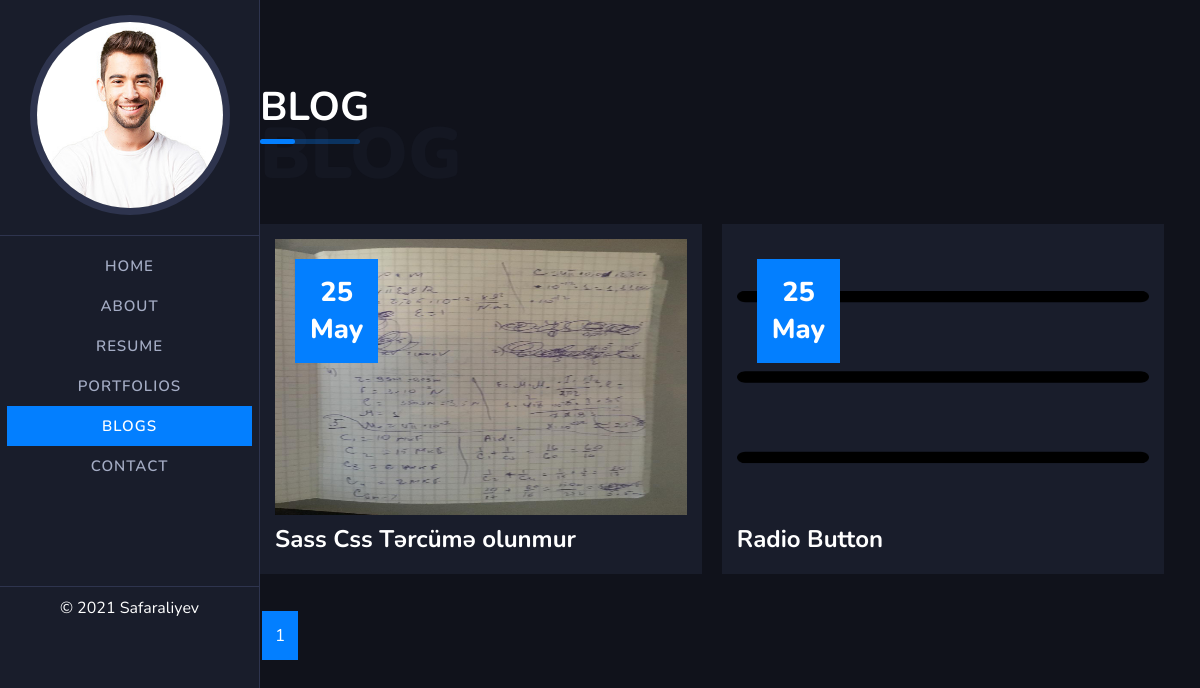
/blog/, run on an earlier commit of the app's database.
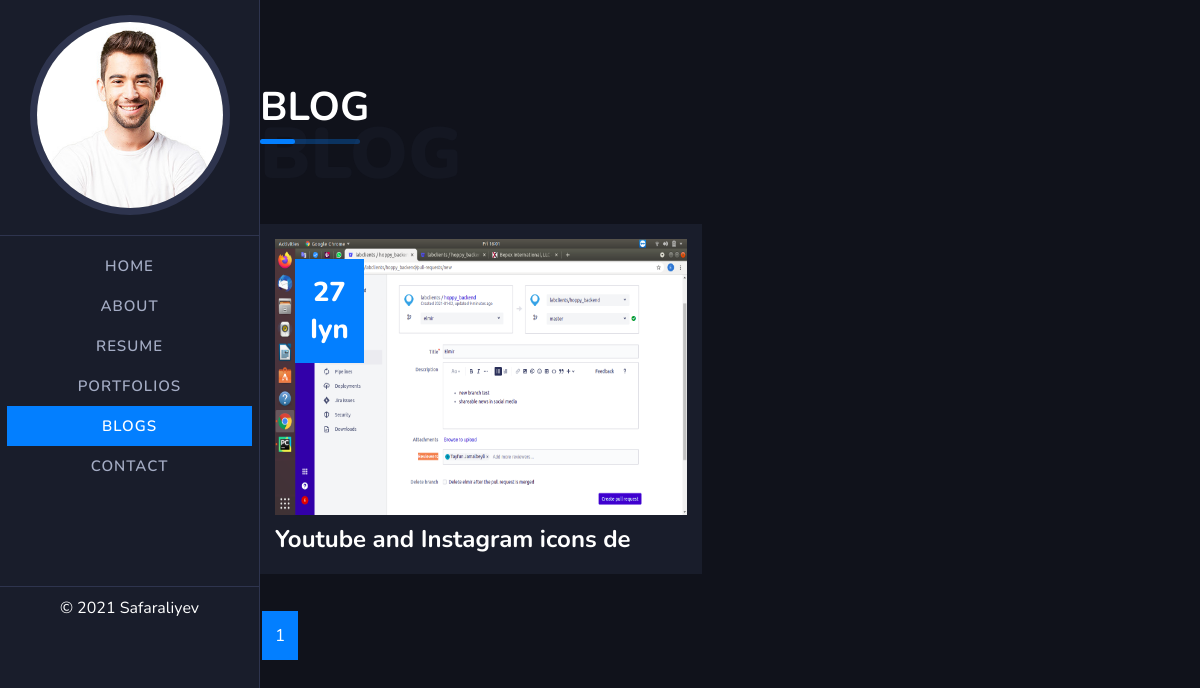
And on a later commit of the database.
### blog/models.py (models this page shows, shortened)
class Blog(models.Model):
    title = CharField(max_length=30)
    slug = SlugField(max_length=50, null=True, blank=True)
    img = ImageField(upload_to='images')
    text = RichTextField()
    date = DateField(auto_now_add=True)
    def get_absolute_url(self):
        return reverse("single_blog", kwargs={"slug": self.slug})

### blog/views.py (the view)
# urls.py: 2. Add a URL to urlpatterns:  path('blog/', include('blog.urls'))
def blog(request):
    blogs = Blog.objects.all()
    paginator = Paginator(blogs,4)
    page_number = request.GET.get('page')
    page_obj =paginator.get_page(page_number)
    context = {
        'blog_page': 'active',
        'page_obj':page_obj
    }
    return render(request,'blog.html', context)

### templates/blog.html (shortened to what this page needs)
{% extends 'layout.html' %}
{% block links %}
{% load static %}
<link rel="stylesheet" href="{% static 'css/about.css' %}">
<link rel="stylesheet" href="{% static 'css/blog.css' %}">
{% endblock links %}
{% block content %}
<main>
    <div class="content">
        <section id="blog">
            <div class="blog">
                <div class="title">
                    <h1>BLOG</h1>
                    <span>BLOG</span>
                </div>
                <div class="blog-container">
                    {% for blog in page_obj %}
                    <div class="blog-box">
                        <a href="{{blog.get_absolute_url}}">
                            <div class="img">
                                <div class="date">{{blog.date |date:"d"}}<p>{{blog.date |date:"M"}}</p>
                                </div>
                                <img src="{{blog.img.url}}" alt="">
                            </div>
                            <h1>{{blog.title}}</h1>
                        </a>
                    </div>
                    {% endfor %}
                </div>
                <div class="pagination">
                    {% for page in page_obj.paginator.page_range  %}
                    {% if page is page_obj.number %}
                    <a href="" class="active">{{page}}</a>
                    {% else %}
                    <a href="?page={{page}}">{{page}}</a>
                    {% endif %}
                    {% endfor %}
                </div>
            </div>
        </section>
    </div>
</main>
{% endblock content %}

### templates/layout.html (shortened to what this page needs)
{% load static %}
<!DOCTYPE html>
<html lang="en">
<head>
    <link rel="stylesheet" href="{% static 'css/main.css' %}">
    <link rel="stylesheet" href="{% static 'css/responsive.css' %}">
    <link rel="stylesheet" href="{% static 'css/pj.css' %}">
    <link rel="stylesheet" href="{% static 'css/home.css' %}">
    {% block links %}
    {% endblock links %}
    <link rel="stylesheet" href="https://cdnjs.cloudflare.com/ajax/libs/font-awesome/5.15.3/css/all.min.css">
    <link rel="stylesheet" href="https://cdn.jsdelivr.net/npm/bootstrap-icons@1.5.0/font/bootstrap-icons.css">
</head>
<body>
    <div class="main">
        <header>
            <div class="profile-img">
                <div class="img">
                    <img src="{% static 'img/pp.jpg' %}" alt="">
                </div>
            </div>
            <div class="menu-main">
                <ul>
                    <a href="{% url 'index' %}" class="{{home_page}}"><li class="{{home_page}}">HOME</li></a>
                    <a href="{% url 'about' %}" class="{{about_page}}"><li class="{{about_page}}">ABOUT</li></a>
                    <a href="{% url 'resume' %}" class="{{resume_page}}"><li class="{{resume_page}}">RESUME</li></a>
                    <a href="{% url 'portfolio' %}" class="{{portfolio_page}}"><li class="{{portfolio_page}}">PORTFOLIOS</li></a>
                    <a href="{% url 'blog' %}" class="{{blog_page}}"><li class="{{blog_page}}">BLOGS</li></a>
                    <a href="{% url 'contact' %}" class="{{contact_page}}" ><li class="{{contact_page}}">CONTACT</li></a>
                </ul>
            </div>
            <div class="copy-right">
                © 2021 Safaraliyev
            </div>
        </header>
        {% block content %}
        {% endblock content %}
    </div>
</body>
</html>

### static/css/main.css (style rules this page uses)
* { margin: 0; padding: 0; box-sizing: border-box; }
ul { list-style-type: none; }
a { text-decoration: none; }
header { width: 260px; height: 100vh; background-color: #191d2b; color: white; position: fixed; z-index: 10000; border-right: 1px solid #2e344e; transition: 1s; overflow-y: scroll; }
header .profile-img { border-bottom: 1px solid #2e344e; }
header .profile-img .img { margin: 15px auto 20px auto; height: 200px; width: 200px; overflow: hidden; border-radius: 50%; border: 7px solid #2e344e ; }
header .profile-img .img img { width: 100%; height: 100%; }
header .menu-main { padding: 10px 7px 20px 7px; }
header .menu-main ul li.active { background-color: #037fff; }
header .menu-main ul a.active { color: white; }
header .menu-main ul li { text-align: center; padding: 10px 0; position: relative; overflow: hidden; cursor: pointer; }
header .menu-main ul li::before { content: ''; display: block; position: absolute; width: 245px; height: 40px; left: -100%; top: 2px; opacity: 0.8; background-color: rgba(3,127,255,.2); }
header .menu-main ul a { font-size: .94rem; letter-spacing: 1px; padding: 5px 0; color: #a4acc4; font-weight: 600; font-family: 'Nunito', sans-serif; }
header .copy-right { text-align: center; margin-top: 80px; padding: 10px; border-top: 1px solid #2e344e; }
main { width: 100%; height: 100vh; }
main .content { margin-left: 260px; }

### static/css/home.css (style rules this page uses)
section { position: relative; }

### static/css/about.css (style rules this page uses)
body { background-color: #10121b; color: white; font-family: Nunito, sans-serif; }
.title { position: relative; }
.title h1 { font-size: 2.5rem; position: relative; font-family: Nunito, sans-serif; padding-bottom: 10px; }
.title h1::before, .title h1:after { content: ""; position: absolute; left: 0; top: auto; bottom: 0; height: 5px; border-radius: 100px; }
.title h1::before { width: 100px; background: rgba(3,127,255,.3); }
.title h1:after { width: 35px; background: #037fff; }
.title span { font-size: 4.5rem; transform: translateY(-40%); font-weight: 900; position: absolute; top: 100%; display: inline-block; z-index: -1; left: 0%; color: rgba(25,29,43,.44); }

### static/css/blog.css (style rules this page uses)
.blog { padding: 80px 0; max-width: 1050px; margin: 0 auto; }
.blog-container { padding-top: 80px; display: flex; flex-wrap: wrap; gap: 20px; }
.blog-container .blog-box { width: 47%; background-color: #191d2b; height: 350px; }
.blog-container .blog-box .img { margin: 15px 15px 8px 15px; overflow: hidden; position: relative; height: 276px; }
.blog-container .blog-box .img img { width: 100%; height: 100%; transition: .7s; }
.blog-container .blog-box h1 { margin: 0 15px 10px 15px; color: #fff; }
.blog-container .blog-box .date { position: absolute; background-color: #037fff; z-index: 10; padding: 15px; top: 20px; left: 20px; font-size: 1.7rem; color: white; min-height: 80px; font-weight: 800; min-height: 80px; text-align: center; }
.pagination { margin-top: 50px; font-size: 17px; }
.pagination a { border: 1px solid #037fff; color: #037fff; padding: 12px; margin: 2px; }
.pagination a.active { color: white; background-color: #037fff !important; }

What changed in the data, as far as the page shows it:
removed Blog: date "25", date "May", img (picture), title "Sass Css Tərcümə olunmur"
removed Blog: date "25", date "May", img (picture), title "Radio Button"
added Blog: date "27", date "Iyn", img (picture), title "Youtube and Instagram icons de"
